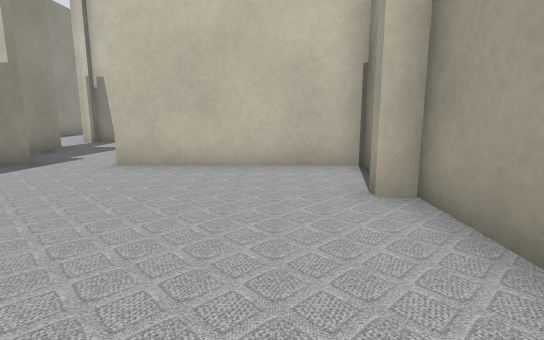
[1] (above)

15 first-person views from a walk through a Gazebo world. The camera is 0.5 m above the floor, tilts 10° down and sees 80° across. The lines on the ground mark 1 m squares. The floor is counted in squares, 0.5 m on a side. Each view is taken from the middle of a square. On the plan, view 1 faces up. The plan holds only what a view shows up to about 12 squares ahead; the rest is blank. The place goes on beyond the plan.

[2]
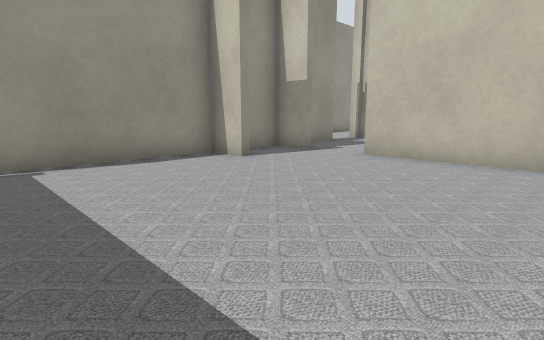

[3]
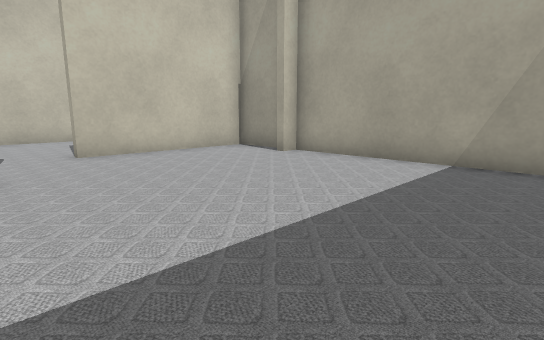

[4]
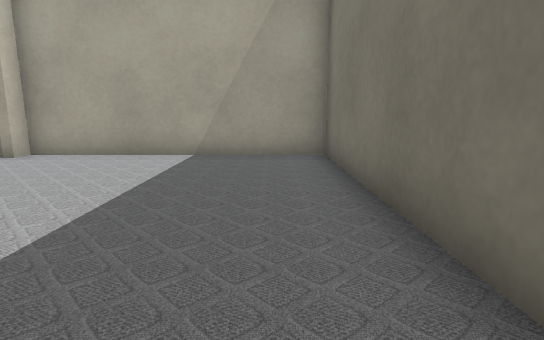

[5]
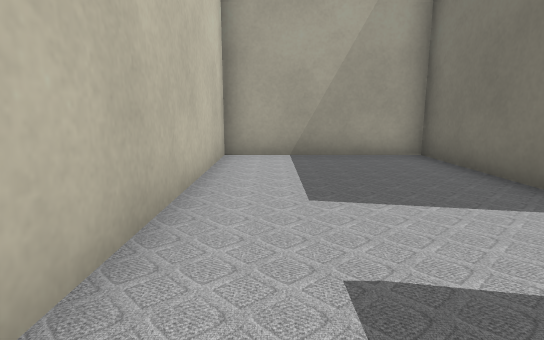

[6]
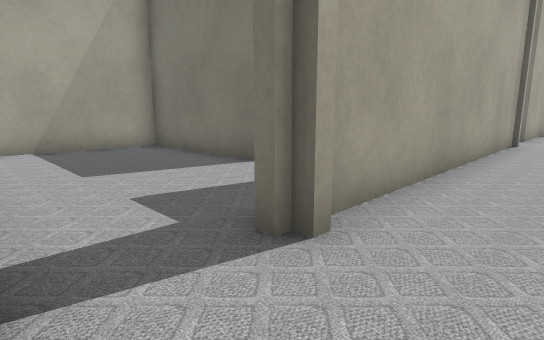

[7]
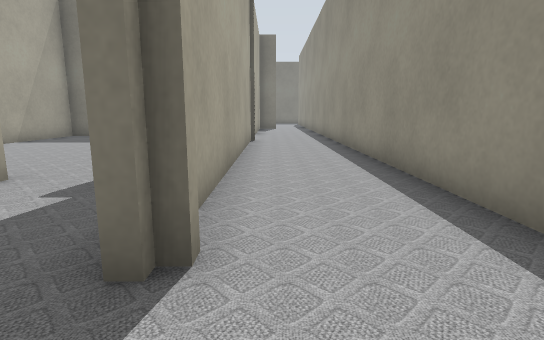

[8]
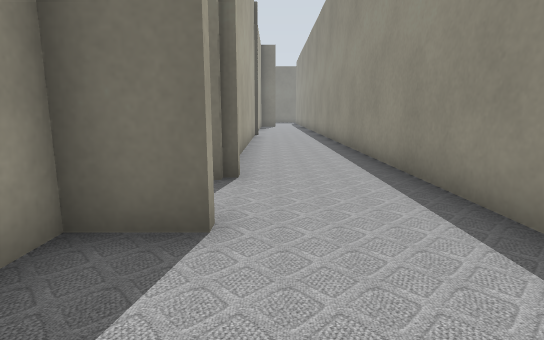

[9]
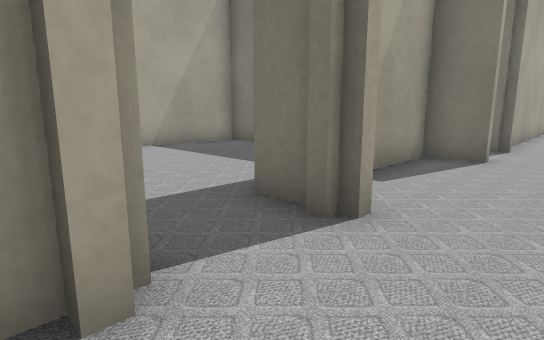

[10]
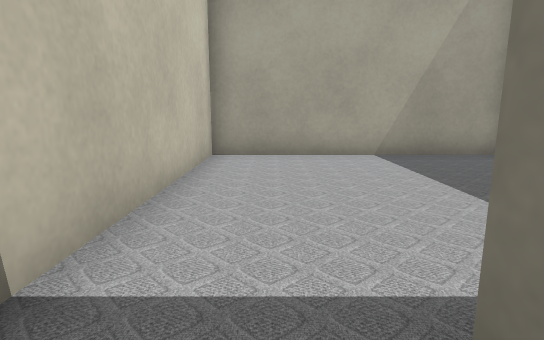

[11]
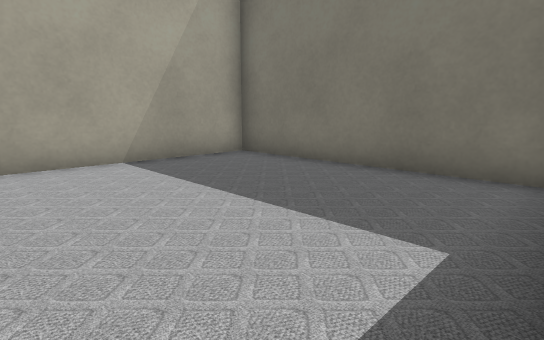

[12]
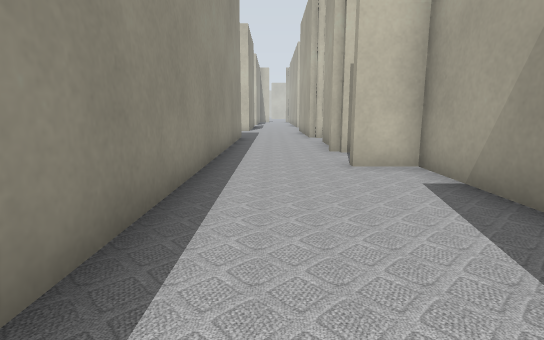

[13]
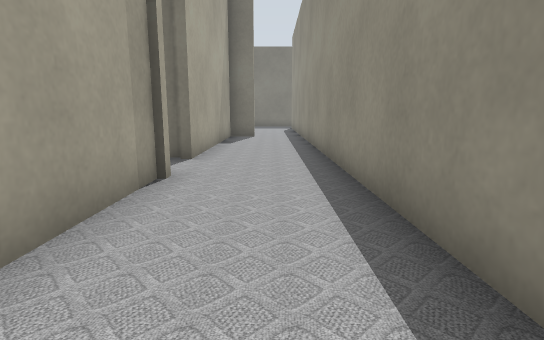

[14]
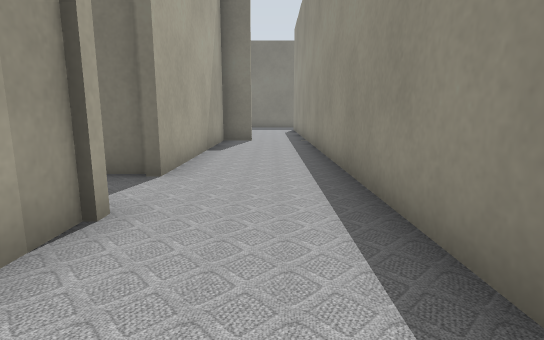

[15]
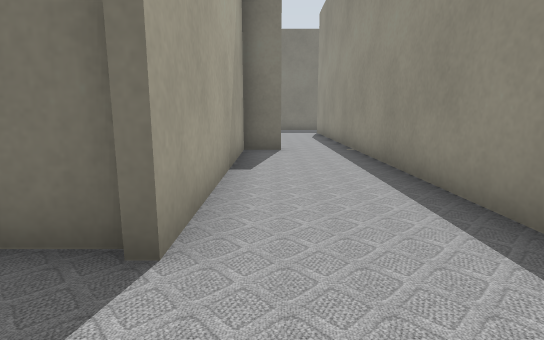

### Floor plan
Points are (right, up) in squares from view 1. A wall is a line through its corners. A room is listed if a view was taken in it or the views show most of it. See-through windows are left out.
Room 1 (views 1, 2, 3, 4)
walls: (-4.8, 3.8) (-6, 3.8) (-6, -0.5); (1.8, 4.5) (1.8, 6.2) (-3, 6.2); (-6, -3.3) (1.8, -3.3) (1.8, 3.8) (1.1, 3.8); (-4.8, 6.2) (-6, 6.2) (-6, 5)
ways out: opening at (-3.5, 6) to room 2; opening at (-6, -2) to room 3
Room 2 (view 5)
walls: (-3, 6.4) (1.8, 6.4) (1.8, 10.9); (-6, 9.2) (-6, 7.9); (1.9, 11.1) (-6, 11.1)
ways out: opening at (-3.5, 6) to room 1; opening at (-6, 10) to room 3
Room 3 (views 6, 7, 8, 9, 12, 13, 14, 15)
walls: (-6.2, -1.2) (-6.2, 8.5); (-6.5, 11.4) (-5.2, 11.4) (-5.2, 16.1) (-6.5, 16.1); (-7.4, -9.9) (-6.2, -9.9) (-6.2, -3); (-6.2, 18.6) (-6.2, 21.4); (-9.3, 22.5) (-9.3, -13.6)
ways out: opening at (-6, -2) to room 1; opening at (-6, 10) to room 2; opening at (-5.5, 17) to room 4; opening at (-6, 22)
Room 4 (views 10, 11)
walls: (-4.6, 11.4) (1.8, 11.4); (1.8, 10.9) (1.8, 18.4) (-4.4, 18.4)
low walls: (-5.9, 16.3) (-4.9, 16.3)
ways out: opening at (-5.5, 17) to room 3

Positions as (right, up) in squares from view 1, and headings:
1: (0, 0), facing up
2: (1, -1), facing up-left
3: (-5, -2), facing up-right
4: (-6, -2), facing right
5: (-6, 10), facing right
6: (-8, 11), facing down-right
7: (-7, 11), facing down
8: (-7, 14), facing down
9: (-8, 19), facing down-right
10: (-6, 17), facing right
11: (-5, 17), facing down-right
12: (-8, 10), facing up
13: (-8, 4), facing down
14: (-8, 2), facing down
15: (-7, -1), facing down
